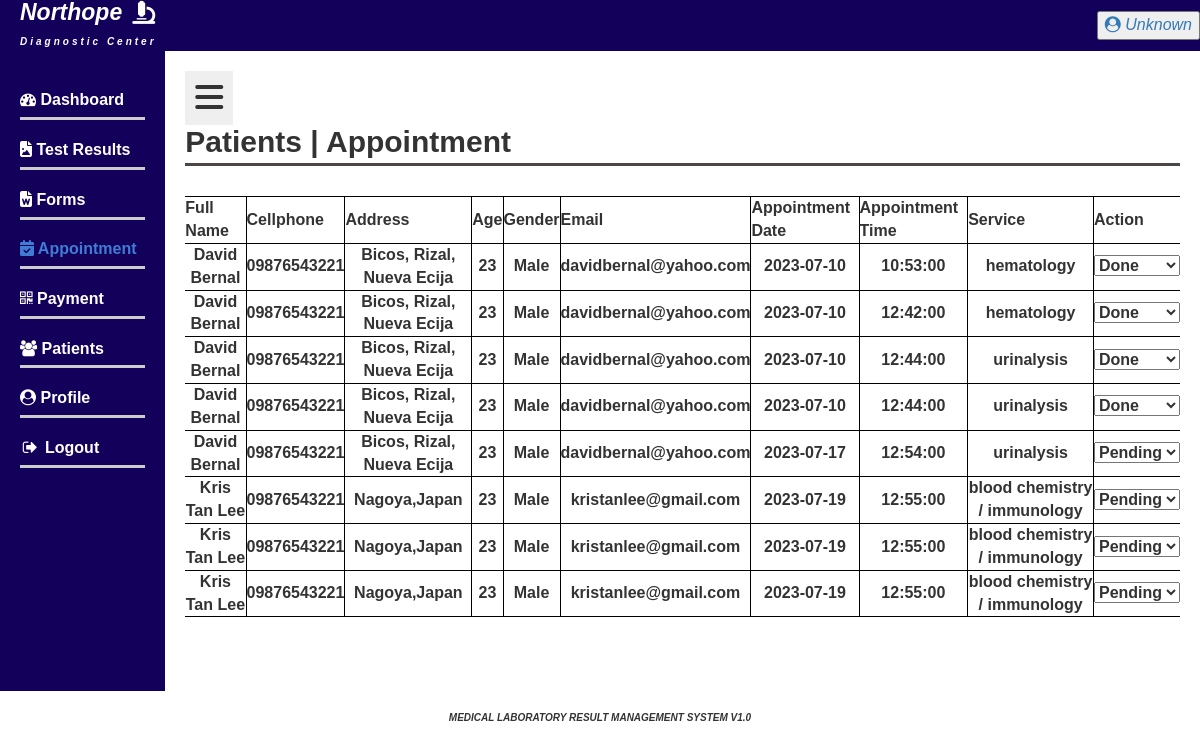
The app's page /admin/appointment.php with its own data.
### tables this page shows
CREATE TABLE `appointments` (
  `id` int(11) NOT NULL,
  `first_name` varchar(255) NOT NULL,
  `middle_name` varchar(255) DEFAULT NULL,
  `last_name` varchar(255) NOT NULL,
  `cellphone` varchar(20) NOT NULL,
  `address` varchar(255) NOT NULL,
  `age` int(11) NOT NULL,
  `gender` varchar(10) NOT NULL,
  `email` varchar(255) NOT NULL,
  `service` varchar(255) NOT NULL,
  `appointment_date` date NOT NULL,
  `appointment_time` time NOT NULL,
  `status` varchar(20) NOT NULL
);

### admin/appointment.php (the view, shortened to what this page needs)
<?php
include('./include/header.php'); ?>
<div class="wrapper">
  <div class="sidebar">
    <ul>
      <li><a href="dashboard.php"><i class="fa fa-tachometer" aria-hidden="true"></i> Dashboard</a></li>
      <li><a href="test_results.php"><i class="fas fa-file-image-o"></i> Test Results</a></li>
      <li><a href="form.php"><i class="fas fa-file-word-o"></i> Forms</a></li>
      <li><a href="appointment.php" class="active"><i class="fas fa-calendar-check"></i> Appointment</a></li>
      <li><a href="payment.php"><i class="fa fa-qrcode"></i> Payment</a></li>
      <li><a href="patient.php"><i class="fa fa-users"></i> Patients</a></li>
      <li><a href="admin_profile.php"><i class="fa fa-user-circle"></i> Profile</a></li>
      <li><a href="../admin/admin_log.php"><i class="fa fa-sign-out fa-fw"></i> Logout</a></li>
    </ul>
  </div>
  <div class="content">
    <button class="toggle-sidebar-btn"> <i class="fas fa-bars fa-2x"></i></button>
    <h2>Patients | Appointment </h2>
    <div class="dashboard-section">
      <div class="table-wrapper">
        <table class="responsive-table">
          <thead>
            <tr>
              <th>Full Name</th>
              <th>Cellphone</th>
              <th>Address</th>
              <th>Age</th>
              <th>Gender</th>
              <th>Email</th>
              <th>Appointment Date</th>
              <th>Appointment Time</th>
              <th>Service</th>
              <th>Action</th>
            </tr>
          </thead>
          <tbody>
            <?php
            $appointmentsPerPage = 10;
            $currentPage = isset($_GET['page']) ? $_GET['page'] : 1;
            $offset = ($currentPage - 1) * $appointmentsPerPage;
            $conn = new mysqli($servername, $username, $password, $dbname);
            $appointmentsSql = "SELECT *, CONCAT_WS(' ', first_name, IFNULL(middle_name, ''), last_name) AS full_name FROM appointments LIMIT $appointmentsPerPage OFFSET $offset";
            $result = $conn->query($appointmentsSql);
            if ($result->num_rows > 0) {
              while ($row = $result->fetch_assoc()) {
                echo "<tr>";
                echo "<td>" . $row['full_name'] . "</td>";
                echo "<td>" . $row['cellphone'] . "</td>";
                echo "<td>" . $row['address'] . "</td>";
                echo "<td>" . $row['age'] . "</td>";
                echo "<td>" . $row['gender'] . "</td>";
                echo "<td>" . $row['email'] . "</td>";
                echo "<td>" . $row['appointment_date'] . "</td>";
                echo "<td>" . $row['appointment_time'] . "</td>";
                echo "<td>" . $row['service'] . "</td>";
                echo "<td>";
                echo "<form method='POST'>";
                echo "<select name='action' onchange='this.form.submit()'>";
                echo "<option value='Pending' " . ($row['status'] == 'Pending' ? 'selected' : '') . ">Pending</option>";
                echo "<option value='Done' " . ($row['status'] == 'Done' ? 'selected' : '') . ">Done</option>";
                echo "</select>";
                echo "</form>";
                echo "</td>";
                echo "</tr>";
              }
            } else {
              echo "No appointments found.";
            }
            ?>
           </tbody>
        </table>
      </div>
    </div>
  </div>
</div>
<?php include('./include/footer.php') ?>
</body>
</html>

### admin/include/header.php (shortened to what this page needs)
<?php
$servername = "localhost";
$username = "root";
$password = "";
$dbname = "mltar";
$conn = new mysqli($servername, $username, $password, $dbname);
if (isset($_SESSION['id'])) {
  $id = $_SESSION['id'];
  $sql = "SELECT first_name FROM doctors WHERE id = $id";
  $result = $conn->query($sql);
  if ($result->num_rows > 0) {
    $row = $result->fetch_assoc();
    $first_name = $row['first_name'];
  } else {
    $first_name = "Admin";
  }
} else {
  $first_name = "Unknown";
}
?>
<!DOCTYPE html>
<html lang="en">
<head>
  <link rel="stylesheet" href="https://cdnjs.cloudflare.com/ajax/libs/font-awesome/5.15.3/css/all.min.css">
  <link rel="stylesheet" href="style.css">
  <link href="css/bootstrap.css" rel="stylesheet" type="text/css" media="all" />
  <link href="css/font-awesome.css" rel="stylesheet">
  <link rel="stylesheet" href="css/chocolat.css" type="text/css" media="screen">
  <link href="css/easy-responsive-tabs.css" rel='stylesheet' type='text/css'/>
  <link rel="stylesheet" href="css/flexslider.css" type="text/css" media="screen" property="" />
  <link rel="stylesheet" href="css/jquery-ui.css" />
  <link href="css/style.css" rel="stylesheet" type="text/css" media="all" />
  <link href="fontawesome/css/fontawesome.css" rel="stylesheet">
  <link href="fontawesome/css/brands.css" rel="stylesheet">
  <link href="fontawesome/css/solid.css" rel="stylesheet">
  <link rel="stylesheet" href="https://cdnjs.cloudflare.com/ajax/libs/font-awesome/4.7.0/css/font-awesome.min.css">
</head>
<body>
  <div class="header" style="font-style: italic;">
    <h1>
      <span class="northope">Northope <i class="fas fa-microscope" style="margin-left: 10px;"></i></span>
      <span class="subheading">Diagnostic Center</span>
    </h1>
    <button onclick="openUserProfile()">
      <a href="user_profile.php" style="text-decoration: none;">
        <i class="fa fa-user-circle"></i>
        <?php echo $first_name; ?>
      </a>
    </button>
  </div>
</body>
</html>

### admin/include/footer.php
<div class="footer">
    Medical Laboratory Result Management System v1.0
</div>

### admin/style.css (style rules this page uses)
body { font-family: Arial, sans-serif; background-color: #f5f5f5; margin: 0; padding: 0; }
.heading, .header { background-color: #13005A; color: #fff; justify-content: space-between; display: flex; align-items: center; font-style: italic; }
.subheading { font-size: 10px; letter-spacing: 3px; }
.northope { display: flex; align-items: center; }
.header h1, .header-content h1 { font-size: 23px; margin: 0 20px; }
.sidebar { background-color: #13005A; width: 200px; padding: 20px; }
.sidebar ul { list-style-type: none; padding: 0px; }
.sidebar li { margin-bottom: 10%; border-bottom: 3px solid #ccc; padding-bottom: 5px; margin-top: 10%; padding-top: 5%; }
.sidebar a { text-decoration: none; color: #fff; font-weight: bold; }
.sidebar a.active { color: #3f7dd5; }
.toggle-sidebar-btn { border: none; color: #333; padding: 10px; }
.wrapper { display: flex; min-height: 100%; position: relative; }
.content { flex-grow: 1; padding: 20px; }
.content h2 { margin-bottom: 3%; border-bottom: 3px solid #4c4747; padding-bottom: 5px; }
.dashboard-section { display: inline-block; justify-content: flex-end; }
.footer { font-size: 10px; color: #333; text-align: center; padding: 20px; text-transform: uppercase; font-weight: bold; font-style: italic; margin-top: auto; }
table { border-collapse: collapse; width: 100%; }
th, td { border: 1px solid black; padding: 8px; text-align: center; font-weight: bold; }
th:first-child, td:first-child { border-left: none; }
th:last-child, td:last-child { border-right: none; }

### css/chocolat.css (style rules this page uses)
body { margin:0; padding:0; }

### css/easy-responsive-tabs.css (style rules this page uses)
body { margin: 0px; padding: 0px; background: #f5f5f5; font-weight: 500; }

### css/style.css (style rules this page uses)
html, body { margin:0; font-size: 100%; font-family: Verdana, sans-serif; background: #fff; }
body a { text-decoration:none; transition:0.5s all; -webkit-transition:0.5s all; -moz-transition:0.5s all; -o-transition:0.5s all; -ms-transition:0.5s all; }
h1,h2,h3,h4,h5,h6 { margin:0; font-family: 'Verdana', sans-serif; font-weight: 600; }
ul { margin:0; padding:0; }

### records on screen
appointments: full_name "David Bernal", cellphone "09876543221", address "Bicos, Rizal, Nueva Ecija", age "23", gender "Male", email "davidbernal@yahoo.com", appointment_date "2023-07-10", appointment_time "10:53:00", service "hematology", action "Done"
appointments: full_name "David Bernal", cellphone "09876543221", address "Bicos, Rizal, Nueva Ecija", age "23", gender "Male", email "davidbernal@yahoo.com", appointment_date "2023-07-10", appointment_time "12:42:00", service "hematology", action "Done"
appointments: full_name "David Bernal", cellphone "09876543221", address "Bicos, Rizal, Nueva Ecija", age "23", gender "Male", email "davidbernal@yahoo.com", appointment_date "2023-07-10", appointment_time "12:44:00", service "urinalysis", action "Done"
appointments: full_name "David Bernal", cellphone "09876543221", address "Bicos, Rizal, Nueva Ecija", age "23", gender "Male", email "davidbernal@yahoo.com", appointment_date "2023-07-10", appointment_time "12:44:00", service "urinalysis", action "Done"
appointments: full_name "David Bernal", cellphone "09876543221", address "Bicos, Rizal, Nueva Ecija", age "23", gender "Male", email "davidbernal@yahoo.com", appointment_date "2023-07-17", appointment_time "12:54:00", service "urinalysis"
appointments: full_name "Kris Tan Lee", cellphone "09876543221", address "Nagoya,Japan", age "23", gender "Male", email "kristanlee@gmail.com", appointment_date "2023-07-19", appointment_time "12:55:00", service "blood chemistry / immunology"
appointments: full_name "Kris Tan Lee", cellphone "09876543221", address "Nagoya,Japan", age "23", gender "Male", email "kristanlee@gmail.com", appointment_date "2023-07-19", appointment_time "12:55:00", service "blood chemistry / immunology"
appointments: full_name "Kris Tan Lee", cellphone "09876543221", address "Nagoya,Japan", age "23", gender "Male", email "kristanlee@gmail.com", appointment_date "2023-07-19", appointment_time "12:55:00", service "blood chemistry / immunology"

### other values on screen
$first_name "Unknown"
